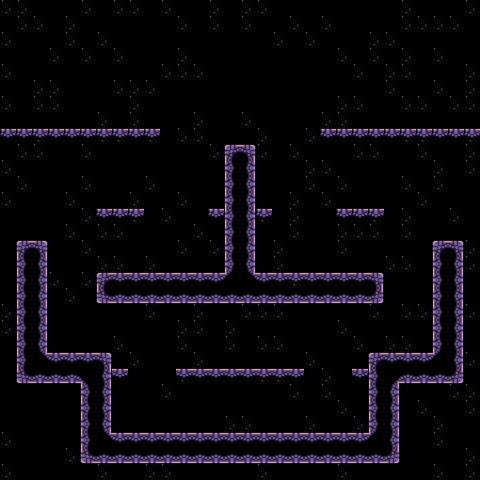

Rendered tile map (Tiled .tmx) drawn with the repository's tilesets; below, a short description and the map source with its tile grids summarised:
An orthogonal 30x30 tile map with 16x16 px tiles, 3 tile layers (Фон, Декорации, Препятствия) and 10 objects (4x spawnpoint, 3x WeaponRifle, 2x WeaponPistol, WeaponShotgun).

<map version="1.9" tiledversion="1.9.2" orientation="orthogonal" renderorder="right-down" width="30" height="30" tilewidth="16" tileheight="16" infinite="0" nextlayerid="5" nextobjectid="23">
 <properties>
  <property name="Scale" type="int" value="1" />
 </properties>
 <tileset firstgid="1" source="testset.tsx" />
 <layer id="3" name="Фон" width="30" height="30">
  <properties>
   <property name="Collision" type="bool" value="false" />
  </properties>
  <data>[900 cells, 900 non-empty, 2 distinct tile ids]</data>
 </layer>
 <layer id="2" name="Декорации" width="30" height="30">
  <properties>
   <property name="Collision" type="bool" value="false" />
  </properties>
  <data>[900 cells, 0 non-empty, 0 distinct tile ids]</data>
 </layer>
 <layer id="1" name="Препятствия" width="30" height="30">
  <properties>
   <property name="Collision" type="bool" value="true" />
  </properties>
  <data>[900 cells, 194 non-empty, 14 distinct tile ids]</data>
 </layer>
 <objectgroup id="4" name="Слой объектов 1">
  <object id="9" name="spawnpoint" x="124.466" y="204.927">
   <point />
  </object>
  <object id="11" name="spawnpoint" x="362.624" y="204.898">
   <point />
  </object>
  <object id="13" name="WeaponRifle" x="243.804" y="427.686">
   <point />
  </object>
  <object id="15" name="WeaponShotgun" x="238.669" y="140.525">
   <point />
  </object>
  <object id="17" name="WeaponRifle" x="31.5389" y="119.63">
   <point />
  </object>
  <object id="18" name="WeaponRifle" x="444.807" y="120.718">
   <point />
  </object>
  <object id="19" name="WeaponPistol" x="282.762" y="359.978">
   <point />
  </object>
  <object id="20" name="WeaponPistol" x="196.302" y="361.066">
   <point />
  </object>
  <object id="21" name="spawnpoint" x="68.5155" y="347.471">
   <point />
  </object>
  <object id="22" name="spawnpoint" x="406.743" y="345.296">
   <point />
  </object>
 </objectgroup>
</map>
